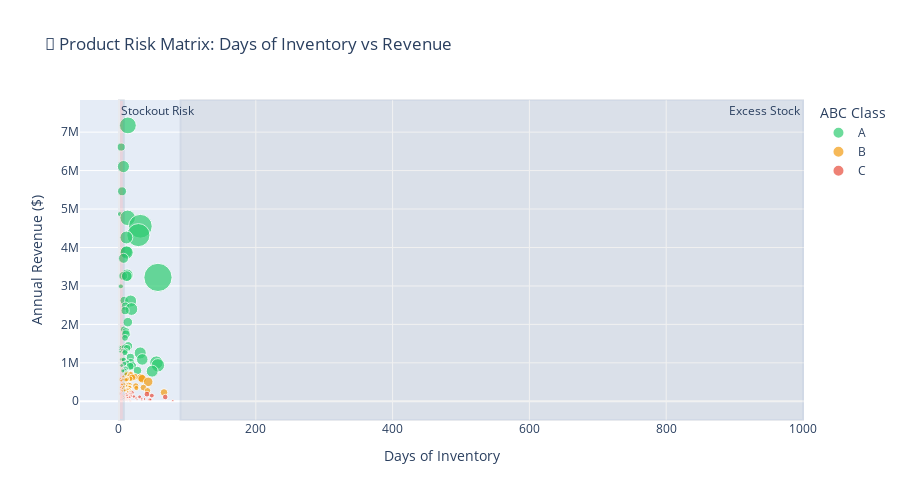

The code cell stored with this chart in its notebook:
### Code cell
# 🎯 Scatter: Identify Problem Products
fig = px.scatter(
    inventory,
    x='days_of_inventory',
    y='total_sales_value',
    color='abc_class',
    size='inventory_value',
    hover_data=['product_id', 'category', 'stockout_events'],
    color_discrete_map={'A': '#2ecc71', 'B': '#f39c12', 'C': '#e74c3c'},
    title='🎯 Product Risk Matrix: Days of Inventory vs Revenue',
    labels={
        'days_of_inventory': 'Days of Inventory',
        'total_sales_value': 'Annual Revenue ($)',
        'abc_class': 'ABC Class'
    }
)

# Add risk zones
fig.add_vrect(x0=0, x1=7, fillcolor="red", opacity=0.1, annotation_text="Stockout Risk", annotation_position="top left")
fig.add_vrect(x0=90, x1=1000, fillcolor="gray", opacity=0.1, annotation_text="Excess Stock", annotation_position="top right")

fig.update_layout(height=500)
fig.show()
